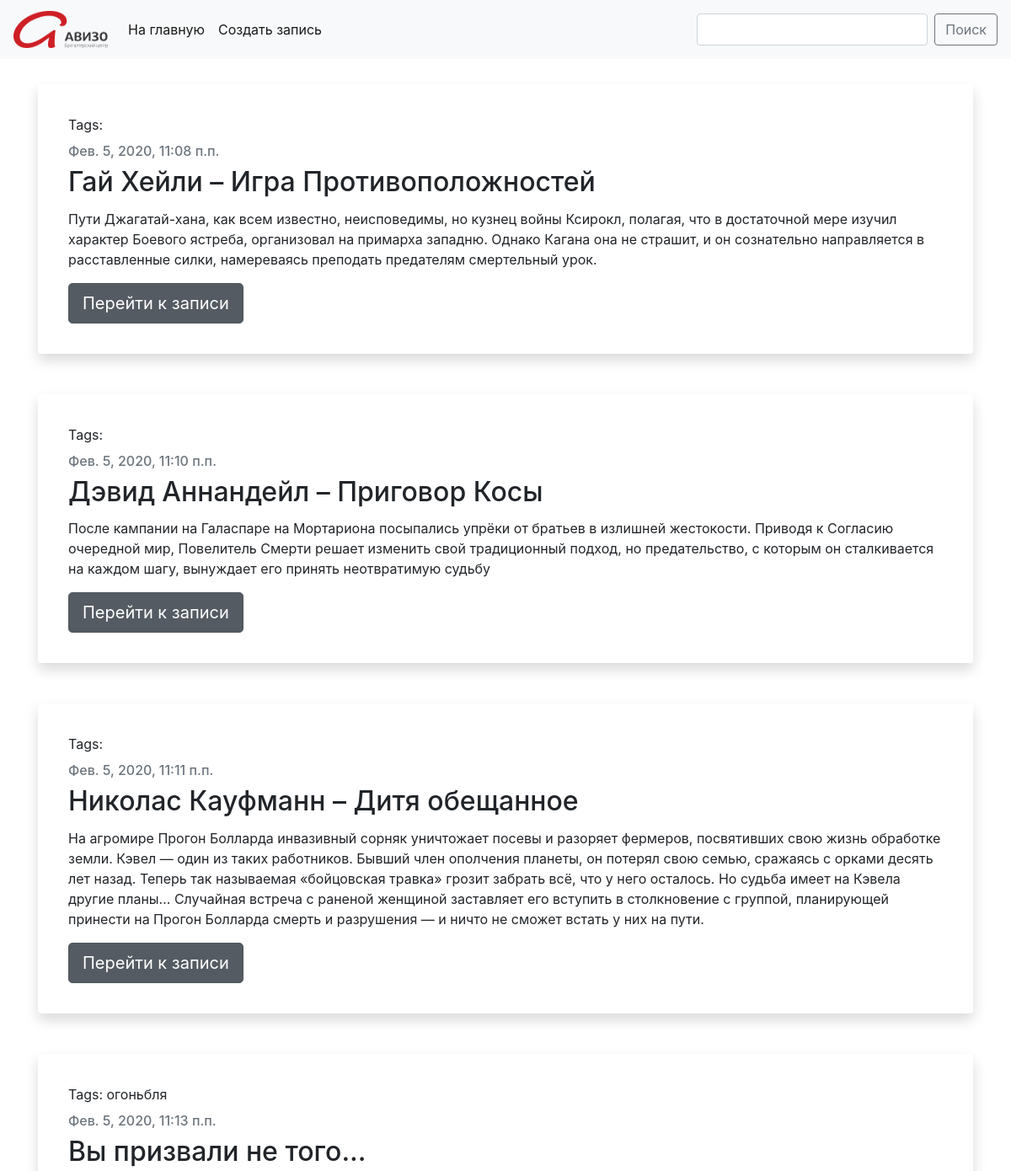
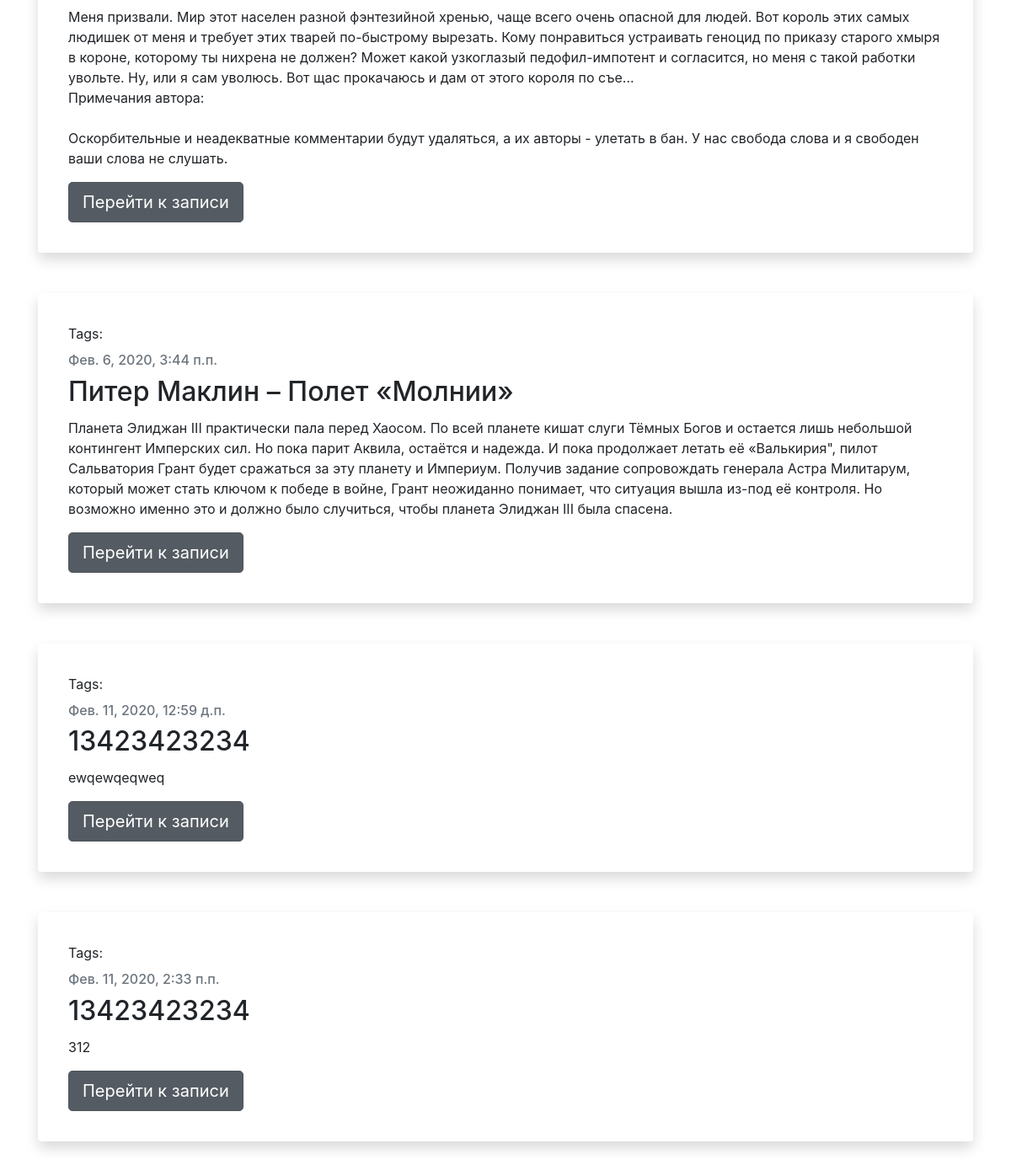
The page / on the database its author committed (2 pictures, top to bottom).
### blog/models.py (models this page shows, shortened)
class Post(models.Model):
    author = models.ForeignKey(settings.AUTH_USER_MODEL, on_delete=models.CASCADE)
    title = models.CharField(max_length=200)
    text = models.TextField()
    created_date = models.DateTimeField(default=timezone.now)
    published_date = models.DateTimeField(blank=True, null=True)
    tags = TaggableManager()

### blog/views.py (the view)
# urls.py: path('', views.post_list, name='post_list'),
def post_list(request, tag_slug=None):
    object_list = Post.objects.all()
    tag = None
    if tag_slug:
        tag = get_object_or_404(Tag, slug=tag_slug)
        object_list = object_list.filter(tags__in=[tag])
    posts = Post.objects.filter(published_date__lte=timezone.now()).order_by('published_date')
    return render(request, 'blog/post_list.html', {'posts': posts})

### blog/templates/blog/post_list.html (shortened to what this page needs)
<!doctype html>
<html lang="en">
  <head>
    <link rel="stylesheet" href="https://stackpath.bootstrapcdn.com/bootstrap/4.4.1/css/bootstrap.min.css">
  </head>
  <body>
    {% extends 'blog/base.html' %}
    {% block content %}
    {% for post in posts %}
        <div class="shadow p-3 mb-5 bg-white rounded">
            <div class="card-body">
                <p class="tags">Tags: {{ post.tags.all|join:", " }}</p>
                <h6 class="card-subtitle mb-2 text-muted">{{ post.published_date }}</h6>
                <h2 class="card-title">{{ post.title }}</h2>
                <p class="card-text">{{ post.text|linebreaksbr }}</p>
                <a class="btn btn-secondary btn-lg active" href="{% url 'post_detail' pk=post.pk %}" role="button" aria-pressed="true">Перейти к записи</a>
            </div>
        </div>
    {% endfor %}
    {% endblock %}

### blog/templates/blog/base.html (shortened to what this page needs)
{% load static %}
<!doctype html>
<html lang="en">
  <head>
    <link rel="stylesheet" href="https://stackpath.bootstrapcdn.com/bootstrap/4.4.1/css/bootstrap.min.css">
  </head>
  <body>
    <nav class="navbar navbar-expand-lg navbar-light bg-light">
      <a class="navbar-brand" href="{% url "post_list" %}"><img src="{% static "images/logo.png" %}" width="112" height="44" alt=""></a>
        <div class="collapse navbar-collapse" id="navbarSupportedContent">
          <ul class="navbar-nav mr-auto">
            <li class="nav-item active">
              <a class="nav-link" href="{% url "post_list" %}">На главную<span class="sr-only">(current)</span></a>
            </li>
            <li class="nav-item active">
              <a class="nav-link" href="{% url "post_new" %}">Создать запись</a>
            </li>
        </ul>
        <form class="form-inline my-2 my-lg-0">
          <input class="form-control mr-sm-2" type="search" placeholder="" aria-label="Search">
          <button class="btn btn btn-outline-secondary my-2 my-sm-0" type="submit">Поиск</button>
        </form>
      </div>
    </nav>
    <div class="content container" style="padding-top: 30px">
        {% block content %}
        {% endblock %}
    </div>
  </body>
</html>

### rows shown on the page
Post: published_date "Фев. 5, 2020, 11:08 п.п.", title "Гай Хейли – Игра Противоположностей", text "Пути Джагатай-хана, как всем известно, неисповедимы, но кузнец войны Ксирокл, полагая, что в достаточной мере изучил характер Боевого ястреба, организовал на примарха западню. Однако Кагана она не страшит, и он сознательно направляется в расставленные силки, намереваясь преподать предателям смертельный урок."
Post: published_date "Фев. 5, 2020, 11:10 п.п.", title "Дэвид Аннандейл – Приговор Косы", text "После кампании на Галаспаре на Мортариона посыпались упрёки от братьев в излишней жестокости. Приводя к Согласию очередной мир, Повелитель Смерти решает изменить свой традиционный подход, но предательство, с которым он сталкивается на каждом шагу, вынуждает его принять неотвратимую судьбу"
Post: published_date "Фев. 5, 2020, 11:11 п.п.", title "Николас Кауфманн – Дитя обещанное", text "На агромире Прогон Болларда инвазивный сорняк уничтожает посевы и разоряет фермеров, посвятивших свою жизнь обработке земли. Кэвел — один из таких работников. Бывший член ополчения планеты, он потерял свою семью, сражаясь с орками десять лет назад. Теперь так называемая «бойцовская травка» грозит забрать всё, что у него осталось. Но судьба имеет на Кэвела другие планы… Случайная встреча с раненой женщиной заставляет его вступить в столкновение с группой, планирующей принести на Прогон Болларда смерть и разрушения — и ничто не сможет встать у них на пути."
Post: tags.all "огоньбля", published_date "Фев. 5, 2020, 11:13 п.п.", title "Вы призвали не того...", text "Меня призвали. Мир этот населен разной фэнтезийной хренью, чаще всего очень опасной для людей. Вот король этих самых людишек от меня и требует этих тварей по-быстрому вырезать. Кому понравиться устраивать геноцид по приказу старого хмыря в короне, которому ты нихрена не должен? Может какой узкоглазый педофил-импотент и согласится, но меня с такой работки увольте. Ну, или я сам уволюсь. Вот щас прокачаюсь и дам от этого короля по съе... Примечания автора: Оскорбительные и неадекватные комментарии будут удаляться, а их авторы - улетать в бан. У нас свобода слова и я свободен ваши слова не слушать."
Post: published_date "Фев. 6, 2020, 3:44 п.п.", title "Питер Маклин – Полет «Молнии»", text "Планета Элиджан III практически пала перед Хаосом. По всей планете кишат слуги Тёмных Богов и остается лишь небольшой контингент Имперских сил. Но пока парит Аквила, остаётся и надежда. И пока продолжает летать её «Валькирия\", пилот Сальватория Грант будет сражаться за эту планету и Империум. Получив задание сопровождать генерала Астра Милитарум, который может стать ключом к победе в войне, Грант неожиданно понимает, что ситуация вышла из-под её контроля. Но возможно именно это и должно было случиться, чтобы планета Элиджан III была спасена."
Post: published_date "Фев. 11, 2020, 12:59 д.п.", title "13423423234", text "ewqewqeqweq"
Post: published_date "Фев. 11, 2020, 2:33 п.п.", title "13423423234", text "312"
